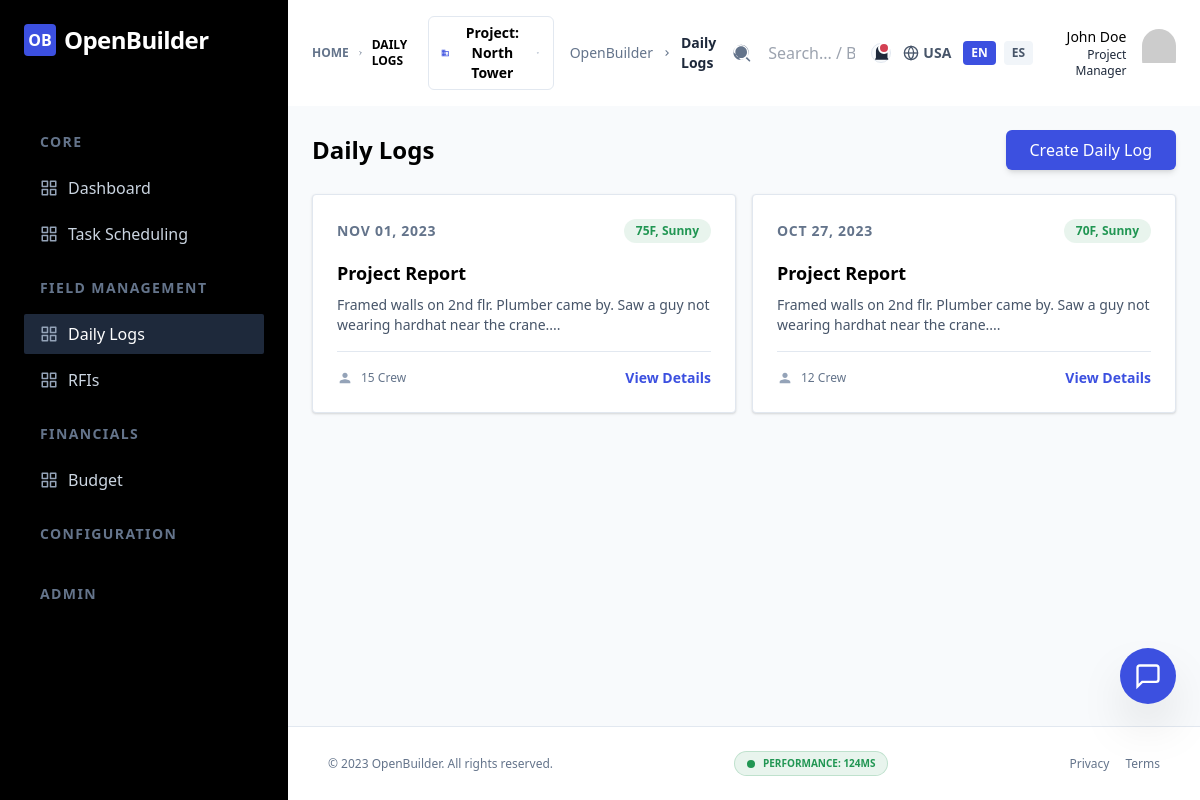
Before: /?page=daily_logs&lang=en (signed in) with the older database file.
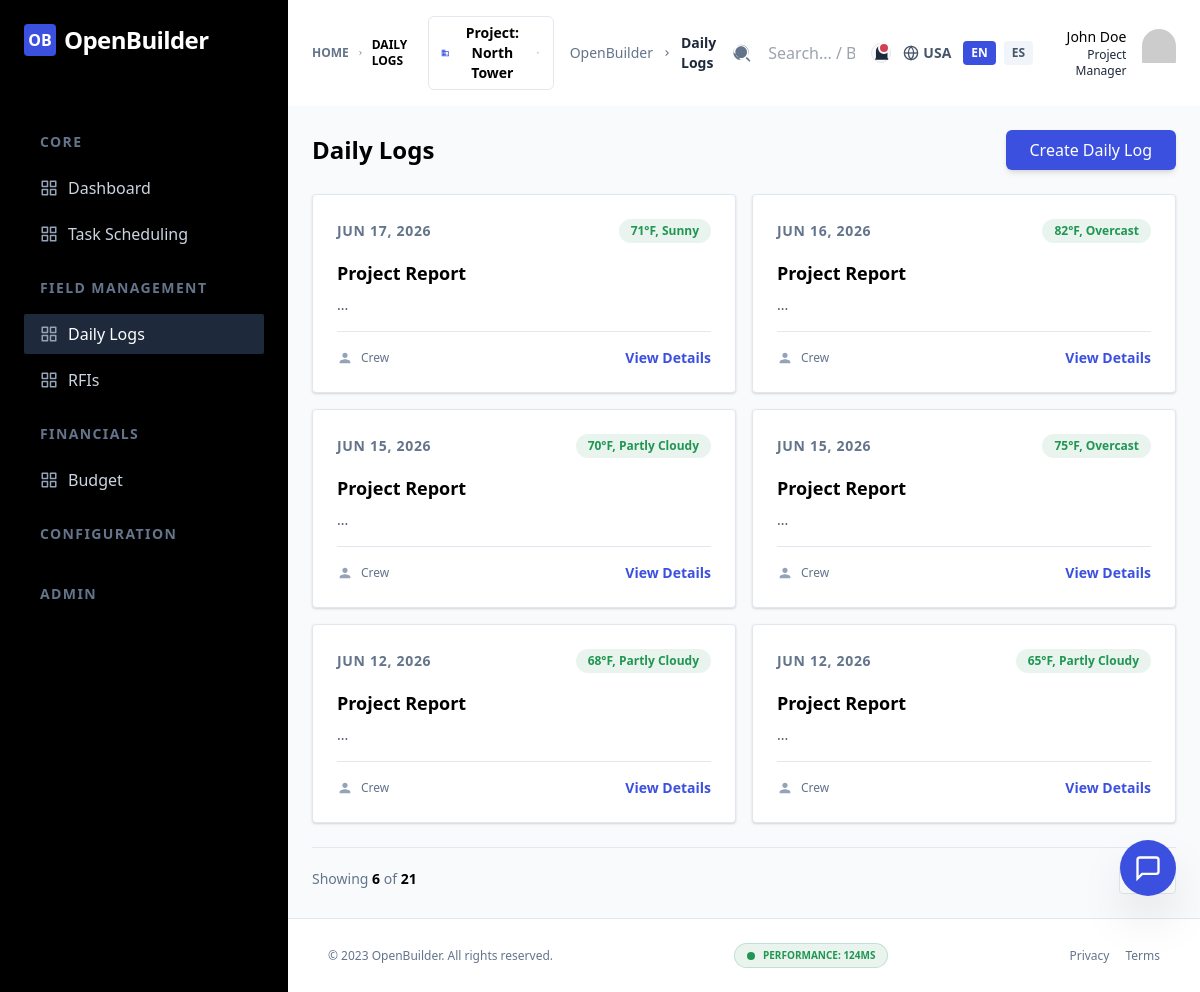
After: the same page with the newer database file.
### tables this page shows
CREATE TABLE daily_logs (
                id INTEGER PRIMARY KEY AUTOINCREMENT,
                log_date TEXT NOT NULL,
                weather TEXT,
                manpower INTEGER,
                work_performed TEXT,
                ai_report TEXT,
                latitude REAL,
                longitude REAL,
                gps_stamp TEXT,
                created_by INTEGER,
                created_at TEXT NOT NULL DEFAULT (datetime('now'))
            );

### src/app.php (called while the page is built, shortened)
<?php
function paginate_results($pdo, $query, $params = [], $per_page = 5) {
    $p = max(1, (int)($_GET['p'] ?? 1));
    $offset = ($p - 1) * $per_page;
    $count_query = preg_replace('/SELECT (.*) FROM/i', 'SELECT COUNT(*) FROM', $query);
    $count_query = preg_replace('/ORDER BY (.*)/i', '', $count_query);
    $stmt = $pdo->prepare($count_query);
    $stmt->execute($params);
    $total_items = $stmt->fetchColumn();
    $total_pages = ceil($total_items / $per_page);
    $paged_query = $query . " LIMIT :limit OFFSET :offset";
    $stmt = $pdo->prepare($paged_query);
    $stmt->bindValue(':limit', $per_page, PDO::PARAM_INT);
    $stmt->bindValue(':offset', $offset, PDO::PARAM_INT);
    $stmt->execute();
    return [
        'items' => $stmt->fetchAll(PDO::FETCH_ASSOC),
        'total_pages' => $total_pages,
        'current_page' => $p,
        'total_items' => $total_items
    ];
}

### templates/daily_logs.php (the view, shortened to what the changed rows need)
<?php
$query = "SELECT * FROM daily_logs ORDER BY log_date DESC, id DESC";
$pagination = paginate_results($pdo, $query, [], 6);
$daily_logs = $pagination['items'];
?>
<div class="mb-6 flex flex-col gap-3 sm:flex-row sm:items-center sm:justify-between">
    <h2 class="text-2xl font-bold text-black">
        <?php echo $lang === 'es' ? 'Diarios de Obra' : 'Daily Logs'; ?>
    </h2>
</div>
<div class="grid grid-cols-1 gap-4 md:grid-cols-2 xl:grid-cols-3">
    <?php foreach ($daily_logs as $log): ?>
    <div class="card hover:shadow-md transition-shadow">
        <div class="flex items-center justify-between mb-4">
            <span class="text-sm font-bold text-slate-500 uppercase tracking-wider">
                <?php echo date('M d, Y', strtotime($log['log_date'])); ?>
            </span>
            <span class="inline-flex rounded-full bg-success bg-opacity-10 py-1 px-3 text-xs font-bold text-success">
                <?php echo htmlspecialchars($log['weather']); ?>
            </span>
        </div>
        <h3 class="text-lg font-bold text-black mb-2 truncate">
            <?php echo $lang === 'es' ? 'Informe de Obra' : 'Project Report'; ?>
        </h3>
        <p class="text-sm text-slate-600 line-clamp-3 mb-4">
            <?php echo htmlspecialchars(substr($log['work_performed'], 0, 150)); ?>...
        </p>
        <div class="flex items-center justify-between border-t border-stroke pt-4">
            <div class="flex items-center gap-2">
                <svg class="fill-slate-400" width="16" height="16" viewBox="0 0 24 24">
                    <path d="M12 12c2.21 0 4-1.79 4-4s-1.79-4-4-4-4 1.79-4 4 1.79 4 4 4zm0 2c-2.67 0-8 1.34-8 4v2h16v-2c0-2.66-5.33-4-8-4z"></path>
                </svg>
                <span class="text-xs font-medium text-slate-500"><?php echo $log['manpower']; ?> <?php echo $lang === 'es' ? 'Personal' : 'Crew'; ?></span>
            </div>
            <a href="?page=view_daily_log&id=<?php echo $log['id']; ?>&lang=<?php echo $lang; ?>" class="text-primary hover:underline text-sm font-bold">
                <?php echo $lang === 'es' ? 'Ver Detalles' : 'View Details'; ?>
            </a>
        </div>
    </div>
    <?php endforeach; ?>
</div>
<div class="mt-6">
    <?php include __DIR__ . '/../layouts/pagination.php'; ?>
</div>

### layouts/sidebar.php (shortened to what the changed rows need)
<?php
$nav_json = file_get_contents(__DIR__ . '/../src/navigation.json');
$nav_groups = json_decode($nav_json, true);
?>
<aside id="sidebar" class="absolute left-0 top-0 z-999 flex h-screen w-72 flex-col overflow-y-hidden bg-black duration-300 ease-linear lg:static lg:translate-x-0 -translate-x-full" role="navigation" aria-label="Main Navigation">
    <div class="no-scrollbar flex flex-col overflow-y-auto duration-300 ease-linear">
        <nav class="mt-5 py-4 px-4 lg:mt-9 lg:px-6">
            <?php foreach ($nav_groups as $group): ?>
                <div class="mb-6">
                    <h3 class="mb-4 ml-4 text-sm font-semibold text-slate-500 uppercase tracking-widest">
                        <?php echo $lang === 'es' ? $group['group_es'] : $group['group_en']; ?>
                    </h3>
                    <ul class="flex flex-col gap-1.5">
                        <?php foreach ($group['items'] as $item):
                            if (!ModuleRegistry::isEnabled($item['id'])) continue;
                            $isActive = ($page === $item['id']);
                        ?>
                            <li>
                                <a href="?page=<?php echo $item['id']; ?>&lang=<?php echo $lang; ?>"
                                   class="group relative flex items-center gap-2.5 rounded-sm py-2 px-4 font-medium text-slate-300 duration-300 ease-in-out hover:bg-slate-800 <?php echo $isActive ? 'bg-slate-800 text-white' : ''; ?>">
                                    <span class="text-slate-400 group-hover:text-white">
                                    </span>
                                    <?php echo $lang === 'es' ? $item['name_es'] : $item['name_en']; ?>
                                </a>
                            </li>
                        <?php endforeach; ?>
                    </ul>
                </div>
            <?php endforeach; ?>
        </nav>
    </div>
</aside>

### layouts/pagination.php (shortened to what the changed rows need)
<?php if ($pagination['total_pages'] > 1): ?>
<div class="mt-4 flex items-center justify-between border-t border-stroke pt-4">
    <div class="text-sm text-slate-500">
        <?php echo $lang === 'es' ? 'Mostrando' : 'Showing'; ?>
        <span class="font-bold text-black"><?php echo count($pagination['items']); ?></span>
        <?php echo $lang === 'es' ? 'de' : 'of'; ?>
        <span class="font-bold text-black"><?php echo $pagination['total_items']; ?></span>
    </div>
    <div class="flex gap-2">
        <?php if ($pagination['current_page'] < $pagination['total_pages']): ?>
        <a href="?page=<?php echo $page; ?>&p=<?php echo $pagination['current_page'] + 1; ?>&lang=<?php echo $lang; ?>" class="px-3 py-1 border border-stroke rounded bg-white hover:bg-slate-50 text-sm font-medium">
        </a>
        <?php endif; ?>
    </div>
</div>
<?php endif; ?>

Changed rows visible on the page:
no longer on this page (row edited): daily_logs: log_date "NOV 01, 2023", weather "75F, Sunny", work_performed "Framed walls on 2nd flr. Plumber came by. Saw a guy not wearing hardhat near the crane.", manpower "15"
no longer on this page (row edited): daily_logs: log_date "OCT 27, 2023", weather "70F, Sunny", work_performed "Framed walls on 2nd flr. Plumber came by. Saw a guy not wearing hardhat near the crane.", manpower "12"
added daily_logs: log_date "JUN 17, 2026", weather "71°F, Sunny"
added daily_logs: log_date "JUN 16, 2026", weather "82°F, Overcast"
added daily_logs: log_date "JUN 15, 2026", weather "70°F, Partly Cloudy"
added daily_logs: log_date "JUN 15, 2026", weather "75°F, Overcast"
added daily_logs: log_date "JUN 12, 2026", weather "68°F, Partly Cloudy"
added daily_logs: log_date "JUN 12, 2026", weather "65°F, Partly Cloudy"
Other visible differences:
count($pagination['items']): (not shown) → "6"
$pagination['total_items']: (not shown) → "21"
text now shown: "Showing of"
